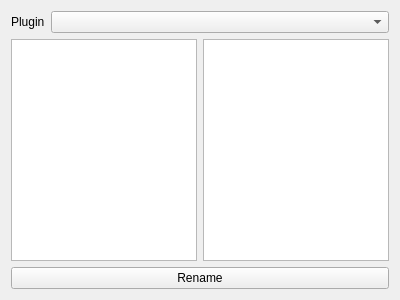
<?xml version="1.0" encoding="UTF-8"?>
<ui version="4.0">
 <class>MainWindow</class>
 <widget class="QMainWindow" name="MainWindow">
  <property name="geometry">
   <rect>
    <x>0</x>
    <y>0</y>
    <width>400</width>
    <height>300</height>
   </rect>
  </property>
  <property name="windowTitle">
   <string>MainWindow</string>
  </property>
  <widget class="QWidget" name="centralWidget">
   <layout class="QVBoxLayout" name="verticalLayout" stretch="0,1,0">
    <item>
     <layout class="QFormLayout" name="layoutForm">
      <item row="0" column="1">
       <widget class="QComboBox" name="comboPlugin"/>
      </item>
      <item row="0" column="0">
       <widget class="QLabel" name="labelPlugin">
        <property name="text">
         <string>Plugin</string>
        </property>
       </widget>
      </item>
     </layout>
    </item>
    <item>
     <layout class="QHBoxLayout" name="layoutLists">
      <item>
       <widget class="QListWidget" name="listBefore"/>
      </item>
      <item>
       <widget class="QListWidget" name="listAfter"/>
      </item>
     </layout>
    </item>
    <item>
     <layout class="QHBoxLayout" name="layoutButtons">
      <item>
       <widget class="QPushButton" name="pushButton">
        <property name="text">
         <string>Rename</string>
        </property>
       </widget>
      </item>
     </layout>
    </item>
   </layout>
  </widget>
 </widget>
 <layoutdefault spacing="6" margin="11"/>
 <resources/>
 <connections>
  <connection>
   <sender>pushButton</sender>
   <signal>clicked()</signal>
   <receiver>MainWindow</receiver>
   <slot>rename()</slot>
   <hints>
    <hint type="sourcelabel">
     <x>342</x>
     <y>274</y>
    </hint>
    <hint type="destinationlabel">
     <x>397</x>
     <y>280</y>
    </hint>
   </hints>
  </connection>
  <connection>
   <sender>comboPlugin</sender>
   <signal>currentIndexChanged(int)</signal>
   <receiver>MainWindow</receiver>
   <slot>updatePlugin()</slot>
   <hints>
    <hint type="sourcelabel">
     <x>73</x>
     <y>19</y>
    </hint>
    <hint type="destinationlabel">
     <x>81</x>
     <y>4</y>
    </hint>
   </hints>
  </connection>
 </connections>
 <slots>
  <slot>rename()</slot>
  <slot>updatePlugin()</slot>
 </slots>
</ui>
